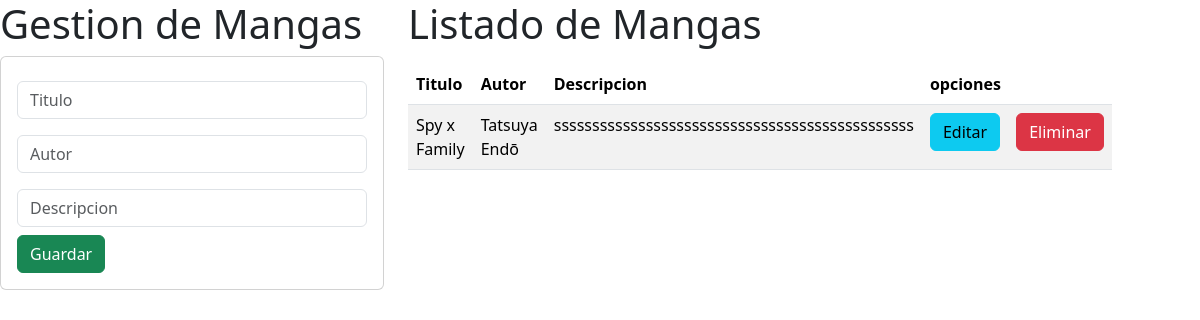
The page /PAGINA_WEB/add_manga/ on the database its author committed.
### PAGINA_WEB/models.py (models this page shows, shortened)
class Manga(models.Model):
    titulo = models.CharField(primary_key=True, validators=[MinLengthValidator(5)], max_length=100)
    autor = models.CharField(max_length=30)
    descripcion = models.TextField(validators=[MinLengthValidator(30)], max_length=1000)

### PAGINA_WEB/views.py (the view, shortened to what this page needs)
# urls.py: path("add_manga/",views.add_manga,name="add_manga"),
def add_manga(request):
    if request.method != "POST":
        mangas=Manga.objects.all()
        context={
           "mangas": mangas
        }
        return render(request,"crud.html",context)

### PAGINA_WEB/templates/crud.html (shortened to what this page needs)
<!DOCTYPE html>
<html lang="en">
<head>
    <link href="https://cdn.jsdelivr.net/npm/bootstrap@5.3.3/dist/css/bootstrap.min.css" rel="stylesheet"
>
    <link href="https://cdn.jsdelivr.net/npm/bootstrap@5.3.3/dist/css/bootstrap.min.css" rel="stylesheet">
    <link href="https://getbootstrap.com/docs/5.3/assets/css/docs.css" rel="stylesheet">
    {% load static %}
</head>
<body>
    <div class="row">
      <div class="col-sm-12 col-md-6 col-lg-4 col-xl-4">
        <h1>Gestion de Mangas</h1>
        <div class="card">
          <div class="card-body">
            <form action="{% url 'add_manga' %}" method="POST">
              <div class="form-group py-2">
                <input type="text" id="txtTitulo" name="txtTitulo" class="form-control" placeholder="Titulo"
                minlength="6" maxlength="100" required>
              </div>
              <div class="form-group py-2">
                <input type="text" id="txtAutor" name="txtAutor" class="form-control" placeholder="Autor"
                 maxlength="30" required>
              </div>
              <div class="form-group py-2">
                <input type="text" id="descripcion" name="descripcion" class="form-control" placeholder="Descripcion"
                minlength="30" maxlength="1000" required>
              </div>
              <div class="form-group">
                <button type="submit" class="btn btn-success btn-block" text-white>Guardar</button>
              </div>
            </form>
          </div>
        </div>
      </div>
      <div class="col-sm-12 col-md-6 col-lg-4 col-xl-4">
        <h1>Listado de Mangas</h1>
        <div class="table responsive py-2">
          <table class="table table-striped">
            <thead>
              <tr>
                  <th>Titulo</th>
                  <th>Autor</th>
                  <th>Descripcion</th>
                  <th colspan="2">opciones</th>
              </tr>
            </thead>
            <tbody>
              {% for m in mangas %}
              <tr>
                <td>{{m.titulo}}</td>
                <td>{{m.autor}}</td>
                <td>{{m.descripcion}}</td>
                <td><a href="edit_manga/{{m.titulo}}" type="button" class="btn btn-info">Editar</a></td>
                <td><a href="{% url 'del_manga' titulo=m.titulo %}" type="button" class="btn btn-danger">Eliminar</a></td>
              </tr>
              {% endfor %}
            </tbody>
          </table>
        </div>
      </div>
    </div>
</body>
</html>

### rows shown on the page
Manga: titulo "Spy x Family", autor "Tatsuya Endō", descripcion "sssssssssssssssssssssssssssssssssssssssssssssss"
